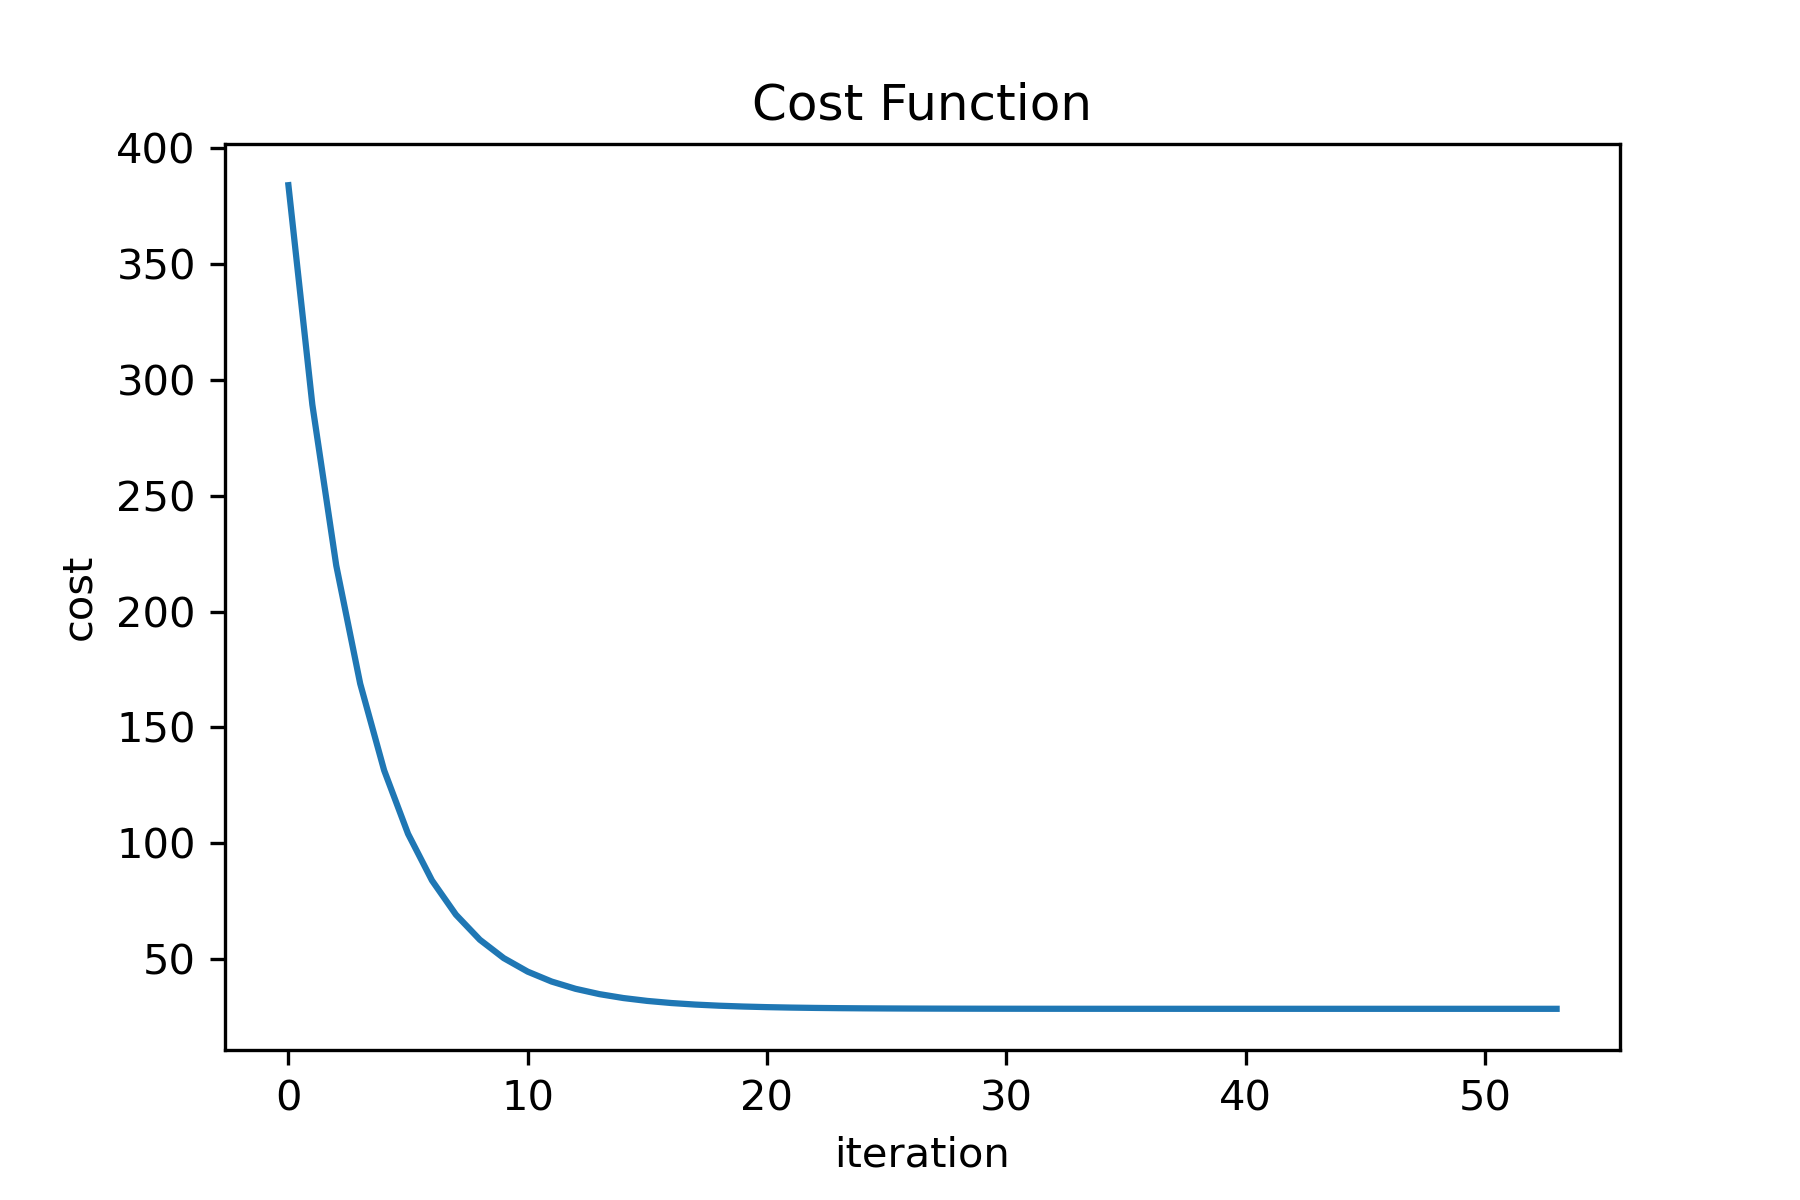

Python code for this plot:
# -*- coding: utf-8 -*-
"""
Created on Sun Mar 28 17:54:43 2021

@author: saeli
"""
import numpy as np
import pandas as pd
import matplotlib.pyplot as plt

# performs batch gradient descent, as in the previous example,
# but returns a list of costs rather than the thetas associated with
# those costs
def batch_gradient_descent(y, X, alpha, epsilon):
    theta = np.ones(shape=(X.shape[1], 1))
    m = X.shape[0]
    
    cost = np.transpose(X @ theta - y) @ (X @ theta - y)
    costs = [cost[0][0] / (2 * m)]
    
    i = 0
    delta = 1
    
    while (delta > epsilon):
        theta = theta - (alpha / m) * ((np.transpose(X)) @ (X @ theta - y))
                
        cost = np.transpose(X @ theta - y) @ (X @ theta - y)
        costs.append(cost[0][0] / (2 * m))
        delta = abs(costs[i + 1] - costs[i])
        
        if (costs[i + 1] > costs[i]):
            print('Cost is increasing. Try reducing alpha.')
            break
        i += 1
        
    print('Completed in', i, 'iterations.')
    return costs

# set up our predictor / response columns
df = pd.read_csv('regression.csv')
X = df[['x']].to_numpy()
y = df[['y']].to_numpy()

# set up our plotting environment
plt.xlabel('iteration')
plt.ylabel('cost')
plt.title('Cost Function')
costs = batch_gradient_descent(y=y, X=X, alpha=0.001, epsilon=10**-5)
plt.plot([i for i in range(len(costs))], costs)

plt.savefig('cost.png', dpi=300)